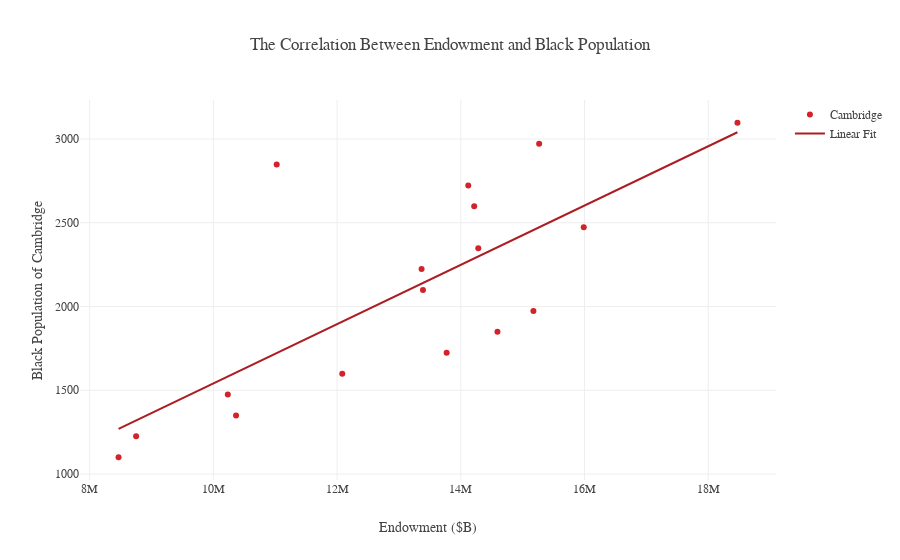

Notebook code cell kept with this figure:
### Code cell
endow_black = grapher(x, y, "Cambridge", "The Correlation Between Endowment and Black Population", "Black Population of Cambridge", "Endowment ($B)", "endow_black")
causal_endow_black = X.zplot(x='x', y='y', z=['z1', 'z2'], z_types={'z1': 'c', 'z2': 'c'}, kind='line', title='The Controlled Correlation Between Endowment (Billions of Dollars)\n and Black Population', color="#D2232A")
causal_endow_black.set(xlabel="Endowment", ylabel="Black Population of Cambridge")
fig = causal_endow_black.get_figure()
ax = plt.gca()
ax.set_frame_on(False)
ax.get_yaxis().set_visible(False)
ax.legend_.remove()
fig.savefig('images/black_endow.svg', format='svg', dpi=1200, bbox_inches='tight')

### Figure 1 — Plotly figure (JSON) as saved in the notebook; plotly's stock layout.template omitted (floating-point values rounded to 4 significant figures)
{"data": [{"marker": {"color": "#D2232A"}, "mode": "markers", "name": "Cambridge", "type": "scatter", "uid": "658abe74-b498-11e8-9083-f21898379586", "x": [8467151, 8751365, 10366585, 10233641, 12083442, 13771156, 14592500, 15173863, 13388612, 13366092, 14282663, 15987554, 14216649, 14120766, 11023666, 15266613, 18472321], "y": [1100, 1225.0, 1350.0, 1474.0, 1599.0, 1724, 1849.0, 1974.0, 2098.0, 2223.0, 2348, 2473.0, 2598.0, 2722.0, 2847.0, 2972, 3097.0]}, {"marker": {"color": "#AC1D23"}, "mode": "lines", "name": "Linear Fit", "type": "scatter", "uid": "658abfd2-b498-11e8-a6af-f21898379586", "x": [8467151, 8751365, 10366585, 10233641, 12083442, 13771156, 14592500, 15173863, 13388612, 13366092, 14282663, 15987554, 14216649, 14120766, 11023666, 15266613, 18472321], "y": [1269.0, 1320.0, 1606.0, 1582.0, 1909.0, 2208.0, 2354.0, 2456.0, 2140.0, 2136.0, 2299.0, 2600.0, 2287.0, 2270.0, 1722.0, 2473.0, 3040.0]}], "layout": {"font": {"family": "Gotham", "size": 12}, "title": "The Correlation Between Endowment and Black Population", "xaxis": {"title": "Endowment ($B)"}, "yaxis": {"title": "Black Population of Cambridge"}}}
